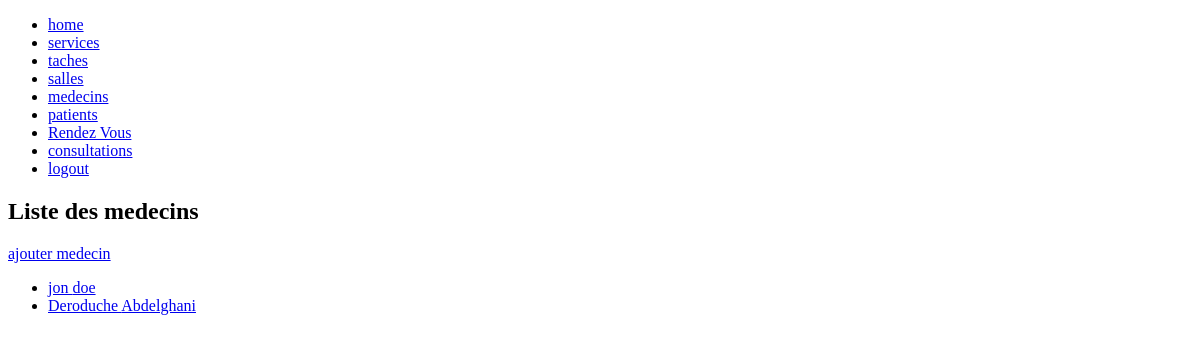
The page /medecins/ (signed in) on the database as committed earlier.
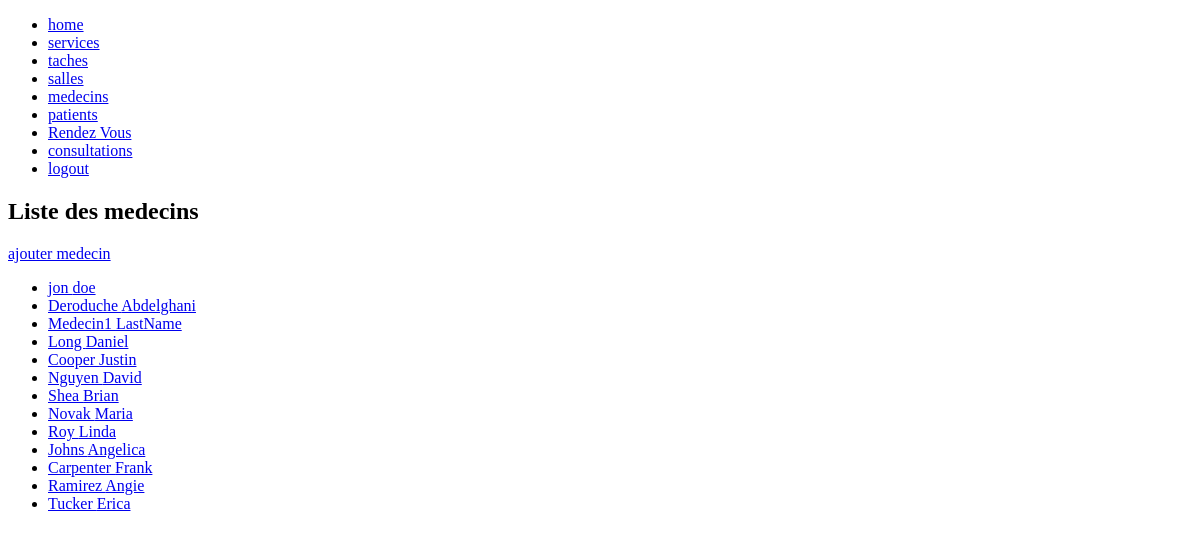
The same page on the database as committed later.
### myapp/models.py (models this page shows, shortened)
class Medecin(models.Model):
    user = models.OneToOneField(User, on_delete=models.CASCADE)
    nom = models.CharField(max_length=255, blank=True, null=True)
    prenom = models.CharField(max_length=255, blank=True, null=True)
    dateNaissance = models.DateField(blank=True, null=True)
    sexe = models.CharField(max_length=10, blank=True, null=True, choices=SEXE_CHOICES)
    adresse = models.TextField(blank=True, null=True)
    num_tel = models.CharField(max_length=20, blank=True, null=True)
    specialite = models.CharField(max_length=30, blank=True, null=True, choices=SPECIALITE_CHOICES)
    service = models.ForeignKey('Service', on_delete=models.SET_NULL, null=True, blank=True, related_name='medecins')
    email = models.EmailField(unique=True, null=True)
    class Meta:
        verbose_name_plural = "Medecins"

### myapp/views.py (the view)
# urls.py: path('medecins/', views.AllMedecins, name="AllMedecins"),
@login_required
def AllMedecins(request):
    medecins = Medecin.objects.all()
    context = {
        'medecins': medecins,
        'test': 'test'
    }
    return render(request, 'medecin/AllMedecins.html', context)

### myapp/templates/medecin/AllMedecins.html
{% extends '../base.html' %}
{% load static %}
{% block content %}
<h2>Liste des medecins</h2>
{% if user.is_staff %}
<a href="{% url 'AddMedecin' %}">ajouter medecin</a><br>
{% endif %}
<ul>
        {% for medecin in medecins %}
            <li>
                <a href="{% url 'OneMedecin' medecin.id %}">{{medecin.nom}} {{medecin.prenom}}</a><br>
            </li>
        {% endfor %}
</ul>
{% endblock %}

### myapp/templates/base.html (shortened to what this page needs)
{% load static %}
<!DOCTYPE html>
<html lang="en">
<head>
</head>
<body>
    {% include "navbar.html" %}
    {% block content %}
    {% endblock %}
</body>
</html>

### myapp/templates/navbar.html (shortened to what this page needs)
{% if user.is_authenticated %}
<nav>
    <ul>
        <li>
            <a href="{% url 'Home' %}">home</a>
        </li>
        <li>
            <a href="{% url 'AllServices' %}">services</a>
        </li>
        <li>
            <a href="{% url 'AllTaches' %}">taches</a>
        </li>
        <li>
            <a href="{% url 'AllSalles' %}">salles</a>
        </li>
        <li>
            <a href="{% url 'AllMedecins' %}">medecins</a>
        </li>
        {% if user.is_staff %}
            <li>
                <a href="{% url 'AllPatients' %}">patients</a>
            </li>
        {% elif user.medecin %}
            <li>
                <a href="{% url 'AllPatients' %}">patients</a>
            </li>
        {% endif %}
        {% if user.is_staff %}
            <li>
                <a href="{% url 'AllRendezVous' %}">Rendez Vous</a>
            </li>
        {% elif user.medecin %}
            <li>
                <a href="{% url 'AllMedecinRendezVous' user.medecin.id %}">Rendez Vous</a>
            </li>
        {% elif user.patient %}
            <li>
                <a href="{% url 'AllPatientRendezVous' user.patient.id %}">Rendez Vous</a>
            </li>
        {% endif %}
        {% if user.is_staff %}
            <li>
                <a href="{% url 'AllConsultations' %}">consultations</a>
            </li>
        {% elif user.medecin %}
            <li>
                <a href="{% url 'AllMedecinConsultations' user.medecin.id %}">consultations</a>
            </li>
        {% elif user.patient %}
            <li>
                <a href="{% url 'AllPatientConsultations' user.patient.id %}">consultations</a>
            </li>
        {% endif %}
        <li>
            <a href="{% url 'Logout' %}">logout</a>
        </li>
    </ul>
</nav>
{% endif %}

Rows that differ between the two databases and show on the page:
added Medecin: nom "Medecin1", prenom "LastName"
added Medecin: nom "Long", prenom "Daniel"
added Medecin: nom "Cooper", prenom "Justin"
added Medecin: nom "Nguyen", prenom "David"
added Medecin: nom "Shea", prenom "Brian"
added Medecin: nom "Novak", prenom "Maria"
added Medecin: nom "Roy", prenom "Linda"
added Medecin: nom "Johns", prenom "Angelica"
added Medecin: nom "Carpenter", prenom "Frank"
added Medecin: nom "Ramirez", prenom "Angie"
added Medecin: nom "Tucker", prenom "Erica"
